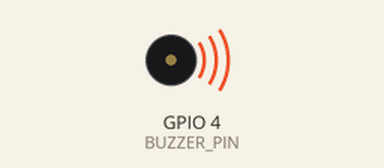
A program run on a simulated ESP32. Parts: buzzer (waves = sounding).

Above: at 0.1 s.
At 24.0 s:
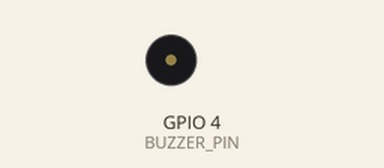
Timing chart, 0 to 25.5 s (numbered marks = the images above):
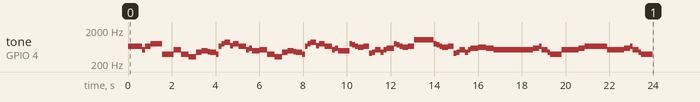

Measured:
- by itself, tone on GPIO 4 (BUZZER_PIN): plays 660 Hz for 0.65 s, 524 Hz for 0.13 s, 660 Hz for 0.26 s, 784 Hz for 0.52 s, 392 Hz for 0.52 s, 524 Hz for 0.35 s … (84 notes in this stretch)

The program:

main.cpp
```cpp
#include <Arduino.h>

// Ledc channel (0 - 15)
#define LEDC_CHANNEL_0 0
// Accuracy of the timer (1 - 16)
#define LEDC_TIMER_13_BIT 13
// Buzzer pin
#define BUZZER_PIN GPIO_NUM_4

// Melody Note, contains the frequency and the duration
struct MelodyNote
{
    int freq;
    int duration;
};

// Melody
const struct MelodyNote Melody[] = PROGMEM {
    {330, 8},{330, 4},{330, 4},{262, 8},{330, 4},{392, 2},{196, 2},{262, 3},
    {196, 3},{165, 3},{220, 4},{247, 4},{233, 8},{220, 4},{196, 8},{330, 8},
    {392, 8},{440, 4},{349, 8},{392, 4},{330, 3},{262, 8},{294, 8},{247, 3},
    {262, 3},{196, 3},{165, 3},{220, 4},{247, 4},{233, 8},{220, 4},{196, 8},
    {330, 8},{392, 8},{440, 4},{349, 8},{392, 4},{330, 3},{262, 8},{294, 8},
    {247, 2},{392, 8},{370, 8},{330, 8},{311, 4},{330, 4},{208, 8},{220, 8},
    {262, 4},{220, 8},{262, 8},{294, 3},{392, 8},{370, 8},{330, 8},{311, 4},
    {330, 4},{523, 4},{523, 8},{523, 2},{392, 8},{370, 8},{330, 8},{311, 4},
    {330, 4},{208, 8},{220, 8},{262, 4},{220, 8},{262, 8},{294, 3},{311, 3},
    {294, 3},{262, 1},{262, 8},{262, 4},{262, 4},{262, 8},{294, 4},{330, 8},
    {262, 4},{220, 8},{196, 2},{262, 8},{262, 4},{262, 4},{262, 8},{294, 4},
    {330, 1},{262, 8},{262, 4},{262, 4},{262, 8},{294, 4},{330, 8},{262, 4},
    {220, 8},{196, 2}
};
// Melody Size (array size in bytes divided by struct size in bytes)
#define MelodySize sizeof(Melody) / sizeof(MelodyNote)

// Task that will play the melody
void playMelodyTask(void* params) // added (void* params)
{
    // Variable that will hold the real note duration
    int noteDuration;
    // Play melody
    for (int i = 0; i < MelodySize; i++)
    {
        // Calculate duration
        noteDuration = 800 / Melody[i].duration;
        // Setup note
        ledcSetup(LEDC_CHANNEL_0, Melody[i].freq * 2, LEDC_TIMER_13_BIT);
        // Set pin
        ledcAttachPin(BUZZER_PIN, LEDC_CHANNEL_0);
        // Play note
        ledcWrite(LEDC_CHANNEL_0, 50);
        // Delay
        vTaskDelay((noteDuration * 1.30) / portTICK_PERIOD_MS); // changed delay to vTaskDelay
    }
    ledcDetachPin(BUZZER_PIN);
    // End task, NEEDS TO BE HERE, WILL CAUSE CRASHES IF MISSING!
    vTaskDelete(NULL);
}

void setup()
{
    pinMode(BUZZER_PIN, OUTPUT); // Set the buzzer pin to output mode
    xTaskCreate(playMelodyTask, "Melody Task", 1024, NULL, 5, NULL);
}

// LED Blink to test multithreading
void loop()
{
    digitalWrite(GPIO_NUM_2, HIGH);
    vTaskDelay(250 / portTICK_PERIOD_MS);
    digitalWrite(GPIO_NUM_2, LOW);
    vTaskDelay(250 / portTICK_PERIOD_MS);
}
```
